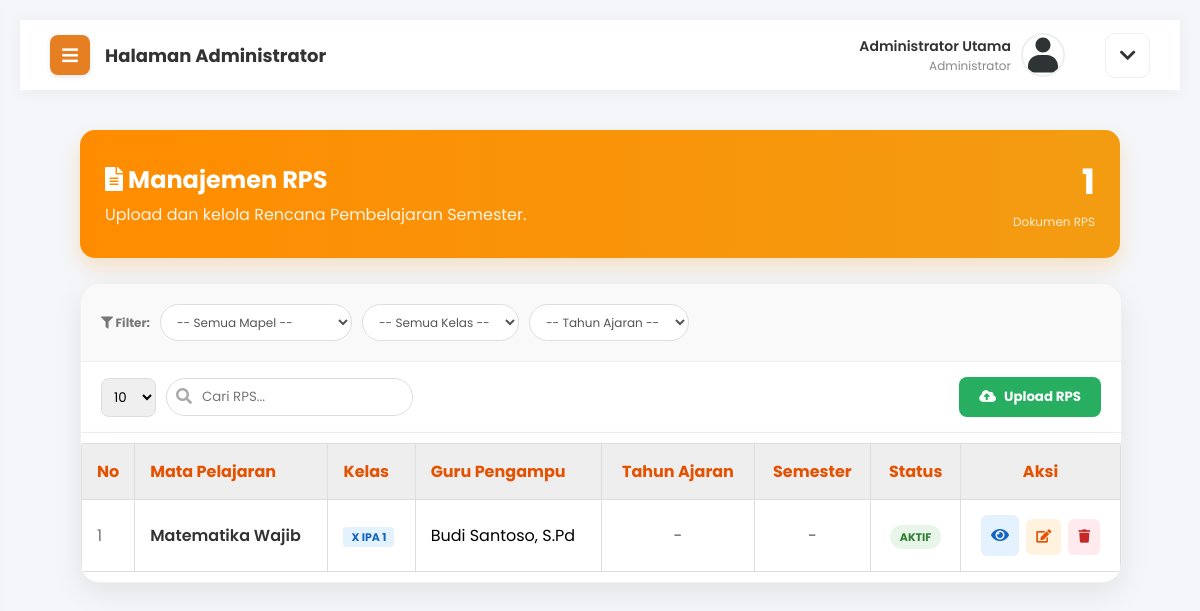
The app's page /admin/rps.php (signed in), older data.
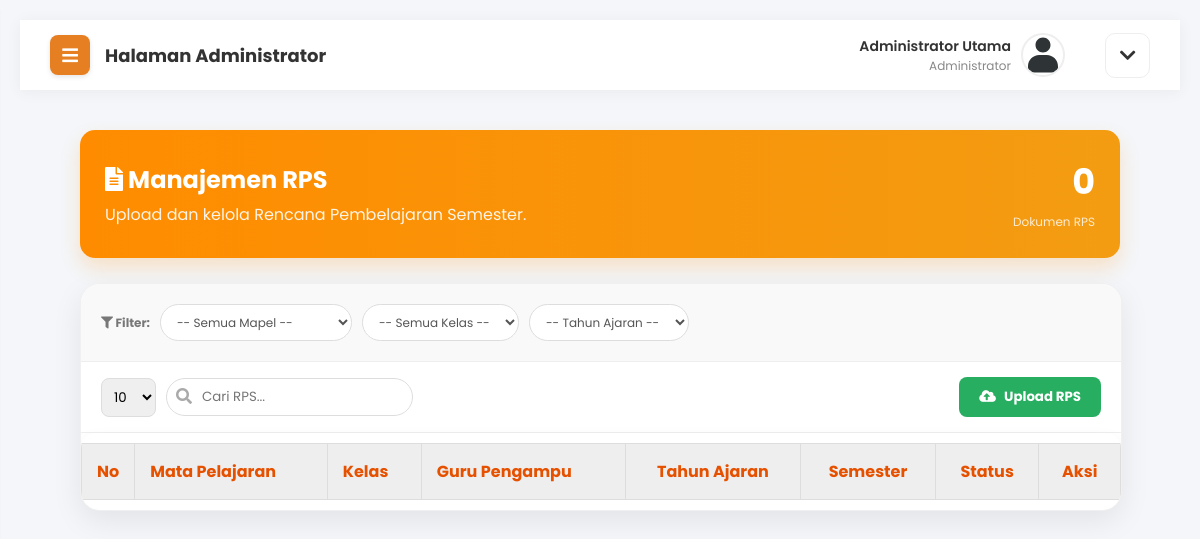
The same page, newer data.
### tables this page shows
CREATE TABLE `rps` (
  `id_rps` int(11) NOT NULL,
  `mapel_id` int(11) NOT NULL,
  `file_rps` varchar(255) NOT NULL,
  `status` enum('Aktif','Non-Aktif') NOT NULL DEFAULT 'Aktif',
  `keterangan` text DEFAULT NULL,
  `tanggal_upload` datetime NOT NULL
);

CREATE TABLE `mapel` (
  `id_mapel` int(11) NOT NULL,
  `kode_mapel` varchar(20) DEFAULT NULL,
  `nama_mapel` varchar(100) NOT NULL,
  `guru_id` int(11) DEFAULT NULL,
  `kelas_id` int(11) DEFAULT NULL,
  `hari` varchar(20) DEFAULT NULL,
  `jam_mulai` time DEFAULT NULL,
  `jam_selesai` time DEFAULT NULL
);

CREATE TABLE `kelas` (
  `id_kelas` int(11) NOT NULL,
  `nama_kelas` varchar(20) NOT NULL,
  `wali_kelas_id` int(11) DEFAULT NULL,
  `tahun_ajaran` varchar(20) DEFAULT '-',
  `semester` varchar(20) DEFAULT '-'
);

CREATE TABLE `users` (
  `id_user` int(11) NOT NULL,
  `username` varchar(50) NOT NULL,
  `password` varchar(255) NOT NULL,
  `nama_lengkap` varchar(100) NOT NULL,
  `email` varchar(100) DEFAULT NULL,
  `role` enum('admin','guru','siswa') NOT NULL,
  `kelas_id` int(11) DEFAULT NULL,
  `foto_profil` varchar(255) DEFAULT 'default.jpg',
  `created_at` timestamp NOT NULL DEFAULT current_timestamp()
);

### admin/rps.php (the view, shortened to what the changed rows need)
<?php
include 'header.php';
?>
<link rel="stylesheet" href="https://cdn.datatables.net/1.13.4/css/jquery.dataTables.min.css">
<?php
$where = " WHERE 1=1 ";
$q_stat = mysqli_query($koneksi, "SELECT id_rps FROM rps");
$jml_rps = mysqli_num_rows($q_stat);
$query_sql = "SELECT
                rps.*,
                mapel.nama_mapel,
                kelas.nama_kelas,
                kelas.tahun_ajaran,
                kelas.semester,
                users.nama_lengkap AS nama_guru
              FROM rps
              JOIN mapel ON rps.mapel_id = mapel.id_mapel
              JOIN kelas ON mapel.kelas_id = kelas.id_kelas
              LEFT JOIN users ON mapel.guru_id = users.id_user
              $where
              ORDER BY rps.tanggal_upload DESC";
$q_rps = mysqli_query($koneksi, $query_sql);
?>
<div class="content-body" style="margin-top: -20px;">
    <div class="welcome-banner" style="background: linear-gradient(to right, #FF8C00, #F39C12); color: white; padding: 25px; border-radius: 15px; margin-bottom: 25px; box-shadow: 0 10px 20px rgba(255, 140, 0, 0.2);">
        <div style="display: flex; justify-content: space-between; align-items: center;">
            <div>
                <h2 style="margin: 0; font-size: 24px;"><i class="fas fa-file-alt"></i> Manajemen RPS</h2>
            </div>
            <div>
                <h1 style="margin: 0; font-size: 35px; text-align: right;"><?php echo $jml_rps; ?></h1>
                <span style="font-size: 12px; opacity: 0.8;">Dokumen RPS</span>
            </div>
        </div>
    </div>
    <div class="modern-form-card" style="padding: 0; overflow: hidden; width: 100%; max-width: 100%;">
        <div class="table-responsive" style="padding: 0 0 10px 0;">
            <table class="table table-striped" id="tabelRpsFix2" style="width: 100%; border-collapse: collapse;">
                <thead style="background: #FFF3E0; color: #E65100;">
                    <tr>
                        <th style="padding: 15px; width: 5%;">No</th>
                        <th style="padding: 15px;">Mata Pelajaran</th>
                        <th style="padding: 15px;">Kelas</th>
                        <th style="padding: 15px;">Guru Pengampu</th>
                        <th style="padding: 15px; text-align: center;">Tahun Ajaran</th>
                        <th style="padding: 15px; text-align: center;">Semester</th>
                        <th style="padding: 15px; text-align: center;">Status</th>
                        <th style="padding: 15px; text-align: center;">Aksi</th>
                    </tr>
                </thead>
                <tbody>
                    <?php
                    $no = 1;
                    while($d = mysqli_fetch_array($q_rps)){
                        $status_val = isset($d['status']) ? $d['status'] : 'Non-Aktif';
                        $status = ($status_val == 'Aktif')
                            ? "<span style='background:#e8f5e9; color:#2e7d32; padding:4px 10px; border-radius:15px; font-size:11px; font-weight:bold;'>AKTIF</span>"
                            : "<span style='background:#ffebee; color:#c62828; padding:4px 10px; border-radius:15px; font-size:11px; font-weight:bold;'>NON-AKTIF</span>";
                        $mapel = isset($d['nama_mapel']) ? $d['nama_mapel'] : '-';
                        $kelas = isset($d['nama_kelas']) ? $d['nama_kelas'] : '-';
                        $tahun = isset($d['tahun_ajaran']) ? $d['tahun_ajaran'] : '-';
                        $sem   = isset($d['semester']) ? $d['semester'] : '-';
                        $guru  = !empty($d['nama_guru']) ? $d['nama_guru'] : '<span style="color:#ccc;">-</span>';
                        $file  = isset($d['file_rps']) ? $d['file_rps'] : '';
                        $id    = isset($d['id_rps']) ? $d['id_rps'] : '';
                        $ket   = isset($d['keterangan']) ? addslashes($d['keterangan']) : '';
                    ?>
                    <tr style="border-bottom: 1px solid #f0f0f0;">
                        <td style="padding: 15px; color: #777;"><?php echo $no++; ?></td>
                        <td style="padding: 15px; font-weight: 600; color: #333;"><?php echo $mapel; ?></td>
                        <td style="padding: 15px;"><span style="background: #e3f2fd; color: #1565c0; padding: 2px 8px; border-radius: 4px; font-size: 11px; font-weight: bold;"><?php echo $kelas; ?></span></td>
                        <td style="padding: 15px;"><?php echo $guru; ?></td>
                        <td style="padding: 15px; text-align: center; color: #555;"><?php echo $tahun; ?></td>
                        <td style="padding: 15px; text-align: center; color: #555;"><?php echo $sem; ?></td>
                        <td style="padding: 15px; text-align: center;"><?php echo $status; ?></td>
                        <td style="padding: 15px; text-align: center;">
                            <a href="../uploads/rps/<?php echo $file; ?>" target="_blank" class="btn-action" style="text-decoration:none; background: #e3f2fd; color: #1565c0; border: none; padding: 8px 10px; border-radius: 6px; cursor: pointer; margin-right: 3px; display:inline-block;"><i class="fas fa-eye"></i></a>
                            <button onclick="bukaModalEdit('<?php echo $id; ?>','<?php echo $d['mapel_id']; ?>','<?php echo $status_val; ?>','<?php echo $ket; ?>')" class="btn-action edit" style="background: #FFF3E0; color: #E65100; border: none; padding: 8px 10px; border-radius: 6px; cursor: pointer; margin-right: 3px;"><i class="fas fa-edit"></i></button>
                            <button onclick="konfirmasiHapus('<?php echo $id; ?>')" class="btn-action delete" style="background: #ffebee; color: #c62828; border: none; padding: 8px 10px; border-radius: 6px; cursor: pointer;"><i class="fas fa-trash"></i></button>
                        </td>
                    </tr>
                    <?php }  ?>
                    </tbody>
            </table>
        </div>
    </div>
</div>
<?php include 'footer.php'; ?>

Row changes from the older to the newer data that the page shows:
removed rps: mapel.nama_mapel "Matematika Wajib", kelas.nama_kelas "X IPA 1", users.nama_lengkap "Budi Santoso, S.Pd", kelas.tahun_ajaran "-", kelas.semester "-", status "AKTIF"
Text that changed along with them:
$jml_rps: "1" → "0"
